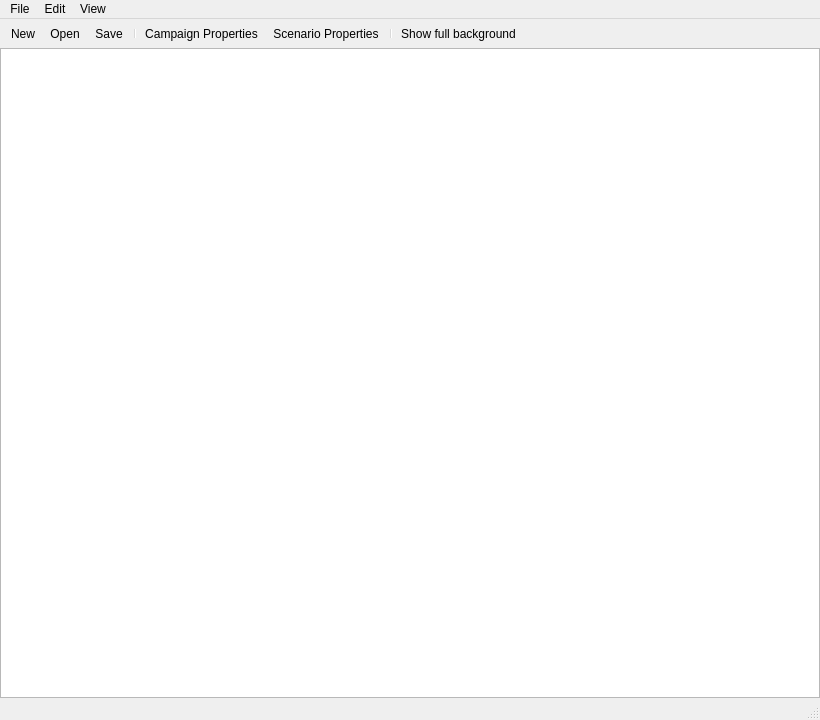
<?xml version="1.0" encoding="UTF-8"?>
<ui version="4.0">
 <class>CampaignEditor</class>
 <widget class="QWidget" name="CampaignEditor">
  <property name="geometry">
   <rect>
    <x>0</x>
    <y>0</y>
    <width>820</width>
    <height>720</height>
   </rect>
  </property>
  <property name="windowTitle">
   <string>Dead Man's Boots Campaign Editor</string>
  </property>
  <layout class="QVBoxLayout" name="verticalLayout">
   <property name="leftMargin">
    <number>0</number>
   </property>
   <property name="topMargin">
    <number>0</number>
   </property>
   <property name="rightMargin">
    <number>0</number>
   </property>
   <property name="bottomMargin">
    <number>0</number>
   </property>
   <property name="spacing">
    <number>0</number>
   </property>
   <item>
    <widget class="QMenuBar" name="menubar">
     <widget class="QMenu" name="menuFile">
      <property name="title">
       <string>File</string>
      </property>
      <addaction name="actionNew"/>
      <addaction name="actionOpen"/>
      <addaction name="actionOpenSet"/>
      <addaction name="actionSave"/>
      <addaction name="actionSave_as"/>
     </widget>
     <widget class="QMenu" name="menuEdit">
      <property name="title">
       <string>Edit</string>
      </property>
      <addaction name="actionCampaignProperties"/>
      <addaction name="actionScenarioProperties"/>
     </widget>
     <widget class="QMenu" name="menuView">
      <property name="title">
       <string>View</string>
      </property>
      <addaction name="actionShowFullBackground"/>
     </widget>
     <addaction name="menuFile"/>
     <addaction name="menuEdit"/>
     <addaction name="menuView"/>
    </widget>
   </item>
   <item>
    <widget class="QToolBar" name="toolBar">
     <property name="windowTitle">
      <string>Toolbar</string>
     </property>
     <property name="bottomMargin" stdset="0">
      <number>0</number>
     </property>
     <property name="topMargin" stdset="0">
      <number>0</number>
     </property>
     <addaction name="actionNew"/>
     <addaction name="actionOpen"/>
     <addaction name="actionSave"/>
     <addaction name="separator"/>
     <addaction name="actionCampaignProperties"/>
     <addaction name="actionScenarioProperties"/>
     <addaction name="separator"/>
     <addaction name="actionShowFullBackground"/>
    </widget>
   </item>
   <item>
    <widget class="CampaignView" name="campaignView">
     <property name="sizePolicy">
      <sizepolicy hsizetype="Expanding" vsizetype="Expanding">
       <horstretch>0</horstretch>
       <verstretch>0</verstretch>
      </sizepolicy>
     </property>
     <property name="mouseTracking">
      <bool>true</bool>
     </property>
     <property name="sizeAdjustPolicy">
      <enum>QAbstractScrollArea::AdjustToContents</enum>
     </property>
    </widget>
   </item>
   <item>
    <widget class="QStatusBar" name="statusbar"/>
   </item>
  </layout>
  <action name="actionOpen">
   <property name="text">
    <string>Open</string>
   </property>
   <property name="shortcut">
    <string notr="true">Ctrl+O</string>
   </property>
  </action>
  <action name="actionOpenSet">
   <property name="text">
    <string>Open Campaignset</string>
   </property>
   <property name="shortcut">
    <string notr="true">Ctrl+G</string>
   </property>
  </action>
  <action name="actionSave">
   <property name="text">
    <string>Save</string>
   </property>
   <property name="shortcut">
    <string notr="true">Ctrl+S</string>
   </property>
  </action>
  <action name="actionNew">
   <property name="text">
    <string>New</string>
   </property>
   <property name="shortcut">
    <string notr="true">Ctrl+N</string>
   </property>
  </action>
  <action name="actionSave_as">
   <property name="text">
    <string>Save as...</string>
   </property>
   <property name="shortcut">
    <string>Ctrl+Shift+S</string>
   </property>
  </action>
  <action name="actionCampaignProperties">
   <property name="text">
    <string>Campaign Properties</string>
   </property>
   <property name="toolTip">
    <string>Campaign Properties</string>
   </property>
   <property name="shortcut">
    <string notr="true">Ctrl+Return</string>
   </property>
   <property name="shortcutContext">
    <enum>Qt::ApplicationShortcut</enum>
   </property>
  </action>
  <action name="actionScenarioProperties">
   <property name="text">
    <string>Scenario Properties</string>
   </property>
   <property name="toolTip">
    <string>Scenario Properties</string>
   </property>
   <property name="shortcut">
    <string notr="true">Return</string>
   </property>
   <property name="shortcutContext">
    <enum>Qt::ApplicationShortcut</enum>
   </property>
  </action>
  <action name="actionShowFullBackground">
   <property name="text">
    <string>Show full background</string>
   </property>
   <property name="toolTip">
    <string>Show full background</string>
   </property>
   <property name="shortcut">
    <string notr="true">F</string>
   </property>
  </action>
 </widget>
 <customwidgets>
  <customwidget>
   <class>CampaignView</class>
   <extends>QGraphicsView</extends>
   <header>campaigneditor/campaignview.h</header>
  </customwidget>
 </customwidgets>
 <resources/>
 <connections/>
</ui>
